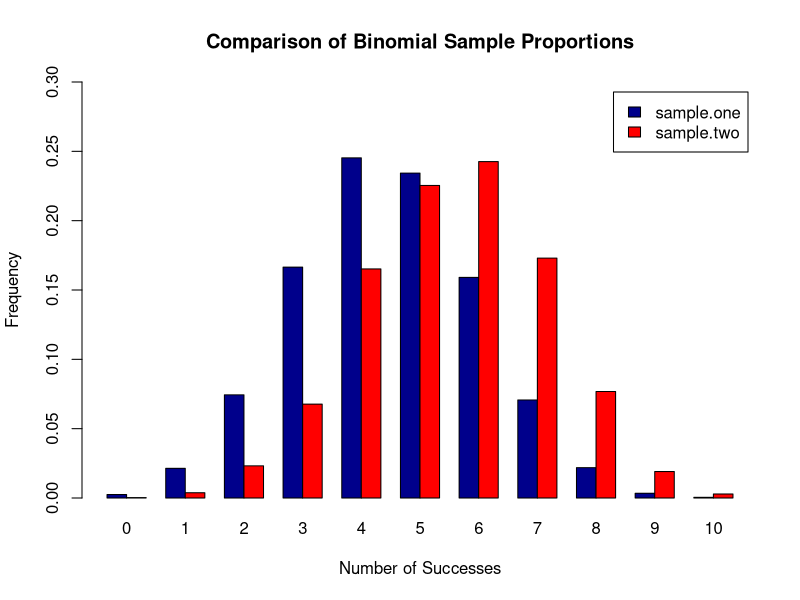

Write the R code that produced this figure.
## ---- chunk 1
# DO NOT ADD OR REVISE CODE HERE
knitr::opts_chunk$set(echo = TRUE, eval = TRUE)

## ---- chunk 2
set.seed(123)
sample.one <- table(rbinom(10000, 10, 0.45)) / 10000
sample.two <- table(rbinom(10000, 10, 0.55)) / 10000

successes <- seq(0, 10)

sum(sample.one * successes) # [1] 4.4827
sum(sample.two * successes) # [1] 5.523
## ---- chunk 3
counts <- rbind(sample.one, sample.two)

barplot(counts, main = "Comparison of Binomial Sample Proportions", 
  ylab = "Frequency", ylim = c(0,0.3),xlab = "Number of Successes",
  beside = TRUE, col = c("darkblue","red"),legend = rownames(counts),
  names.arg = c("0", "1", "2", "3", "4", "5", "6", "7", "8", "9", "10"))
## ---- chunk 4


## ---- chunk 5


## ---- chunk 6


## ---- chunk 7


## ---- chunk 8


## ---- chunk 9


## ---- chunk 10


## ---- chunk 11


## ---- chunk 12


## ---- chunk 13
data(trees)


## ---- chunk 14


## ---- chunk 15


## ---- chunk 16


## ---- chunk 17


## ---- chunk 18


## ---- chunk 19


